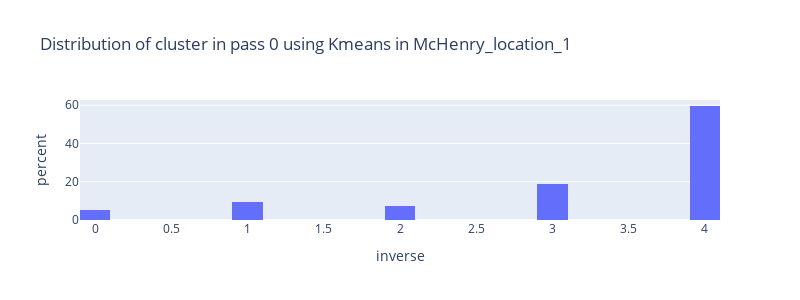
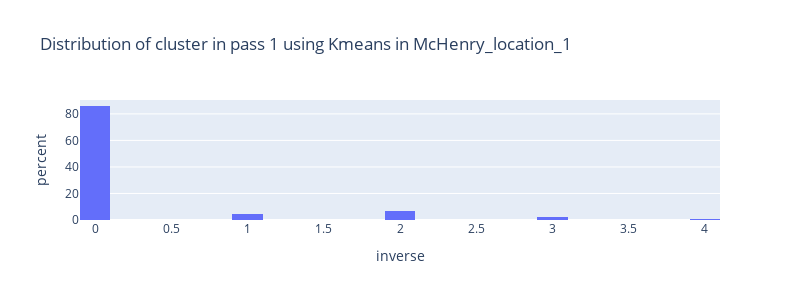
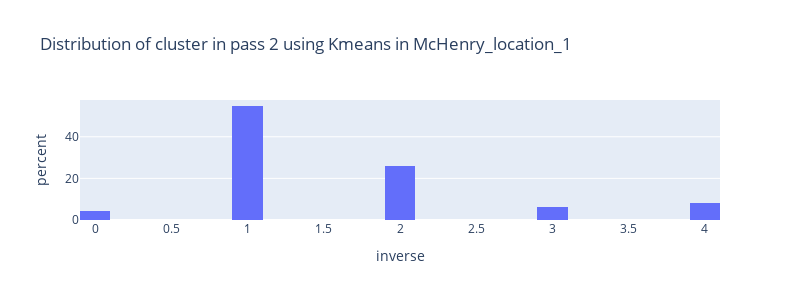
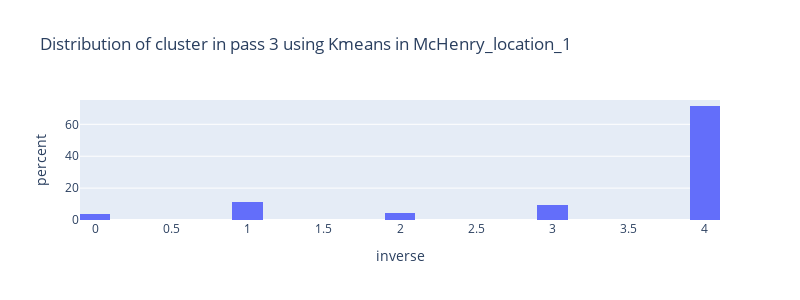

The code cell stored with these charts, in order, in its notebook:
### Code cell
nbins=len(full_data.cluster.unique())

for i in range(len(each_data)):
#     if i==0:
#         continue
#     if each_data
    title=f"Distribution of cluster in pass {i} using {model_name} in {location_name}"
    
    fig = px.histogram(each_data[i], 
                       x="inverse",
                       histnorm='percent',
                       nbins=30,
                       title=title,
                       width=800,
                       height=300
                      )
#     fig.write_image(folder_location/model_name/title/f"_field_pass{passes[i]}.png")
    fig.show()

### Figure 1 — Plotly figure (JSON) as saved in the notebook; plotly's stock layout.template omitted (floating-point values rounded to 4 significant figures; data arrays with more than 128 entries replaced by an {"elided": "..."} marker saying what was removed)
{"data": [{"alignmentgroup": "True", "bingroup": "x", "histnorm": "percent", "hovertemplate": "inverse=%{x}<br>percent=%{y}<extra></extra>", "legendgroup": "", "marker": {"color": "#636efa", "pattern": {"shape": ""}}, "name": "", "nbinsx": 30, "offsetgroup": "", "orientation": "v", "showlegend": false, "type": "histogram", "x": {"elided": "215 int values"}, "xaxis": "x", "yaxis": "y"}], "layout": {"barmode": "relative", "height": 300, "legend": {"tracegroupgap": 0}, "title": {"text": "Distribution of cluster in pass 0 using Kmeans in McHenry_location_1"}, "width": 800, "xaxis": {"anchor": "y", "domain": [0, 1], "title": {"text": "inverse"}}, "yaxis": {"anchor": "x", "domain": [0, 1], "title": {"text": "percent"}}}}

### Figure 2 — Plotly figure (JSON) as saved in the notebook; plotly's stock layout.template omitted (floating-point values rounded to 4 significant figures; data arrays with more than 128 entries replaced by an {"elided": "..."} marker saying what was removed)
{"data": [{"alignmentgroup": "True", "bingroup": "x", "histnorm": "percent", "hovertemplate": "inverse=%{x}<br>percent=%{y}<extra></extra>", "legendgroup": "", "marker": {"color": "#636efa", "pattern": {"shape": ""}}, "name": "", "nbinsx": 30, "offsetgroup": "", "orientation": "v", "showlegend": false, "type": "histogram", "x": {"elided": "249 int values"}, "xaxis": "x", "yaxis": "y"}], "layout": {"barmode": "relative", "height": 300, "legend": {"tracegroupgap": 0}, "title": {"text": "Distribution of cluster in pass 1 using Kmeans in McHenry_location_1"}, "width": 800, "xaxis": {"anchor": "y", "domain": [0, 1], "title": {"text": "inverse"}}, "yaxis": {"anchor": "x", "domain": [0, 1], "title": {"text": "percent"}}}}

### Figure 3 — Plotly figure (JSON) as saved in the notebook; plotly's stock layout.template omitted (floating-point values rounded to 4 significant figures; data arrays with more than 128 entries replaced by an {"elided": "..."} marker saying what was removed)
{"data": [{"alignmentgroup": "True", "bingroup": "x", "histnorm": "percent", "hovertemplate": "inverse=%{x}<br>percent=%{y}<extra></extra>", "legendgroup": "", "marker": {"color": "#636efa", "pattern": {"shape": ""}}, "name": "", "nbinsx": 30, "offsetgroup": "", "orientation": "v", "showlegend": false, "type": "histogram", "x": {"elided": "241 int values"}, "xaxis": "x", "yaxis": "y"}], "layout": {"barmode": "relative", "height": 300, "legend": {"tracegroupgap": 0}, "title": {"text": "Distribution of cluster in pass 2 using Kmeans in McHenry_location_1"}, "width": 800, "xaxis": {"anchor": "y", "domain": [0, 1], "title": {"text": "inverse"}}, "yaxis": {"anchor": "x", "domain": [0, 1], "title": {"text": "percent"}}}}

### Figure 4 — Plotly figure (JSON) as saved in the notebook; plotly's stock layout.template omitted (floating-point values rounded to 4 significant figures; data arrays with more than 128 entries replaced by an {"elided": "..."} marker saying what was removed)
{"data": [{"alignmentgroup": "True", "bingroup": "x", "histnorm": "percent", "hovertemplate": "inverse=%{x}<br>percent=%{y}<extra></extra>", "legendgroup": "", "marker": {"color": "#636efa", "pattern": {"shape": ""}}, "name": "", "nbinsx": 30, "offsetgroup": "", "orientation": "v", "showlegend": false, "type": "histogram", "x": {"elided": "249 int values"}, "xaxis": "x", "yaxis": "y"}], "layout": {"barmode": "relative", "height": 300, "legend": {"tracegroupgap": 0}, "title": {"text": "Distribution of cluster in pass 3 using Kmeans in McHenry_location_1"}, "width": 800, "xaxis": {"anchor": "y", "domain": [0, 1], "title": {"text": "inverse"}}, "yaxis": {"anchor": "x", "domain": [0, 1], "title": {"text": "percent"}}}}
